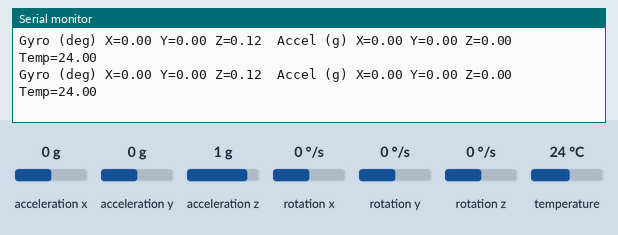
A sketch run on a simulated Arduino Uno, built with avr-gcc and run on an emulated ATmega328P. On the bench: the last lines printed to the serial monitor. Wiring (inferred from the names in the program): MPU-6050 motion sensor at I2C address 0x68. The test bench sets the inputs (shaded band); at power-on: acceleration x 0 g, acceleration y 0 g, acceleration z 1 g, rotation x 0 °/s, rotation y 0 °/s, rotation z 0 °/s, temperature 24 °C.

Above: at 1.2 s.
1.3 s: acceleration x set to -1.4 g
At 1.62 s:
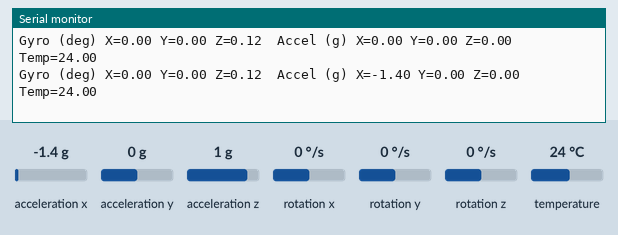
2.8 s: acceleration y set to -1.4 g
At 3.02 s:
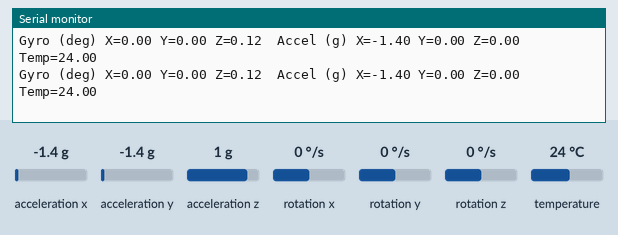
4.3 s: acceleration z set to -1.4 g
At 4.41 s:
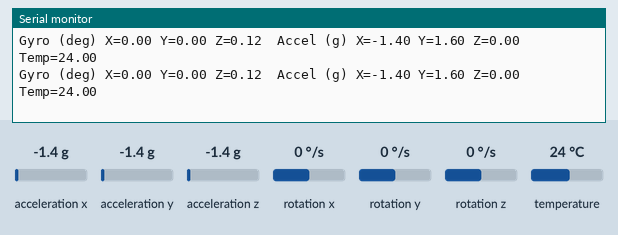
5.8 s: rotation x set to -192 °/s
At 5.8 s:
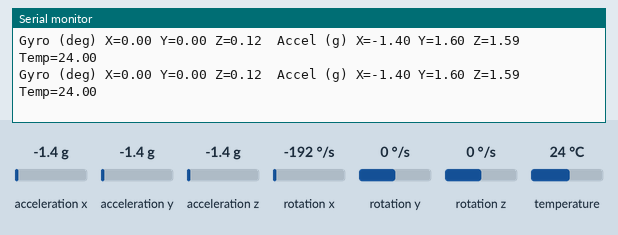
8.8 s: rotation y set to -192 °/s
At 8.96 s:
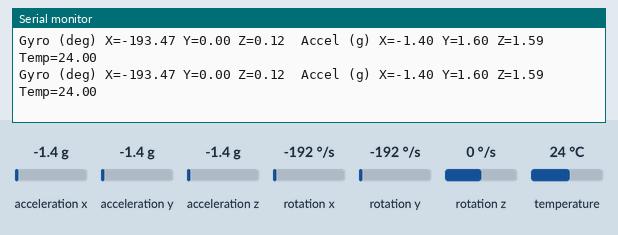
Timing chart, 0 to 11.3 s (numbered marks = the images above; inputs shaded):
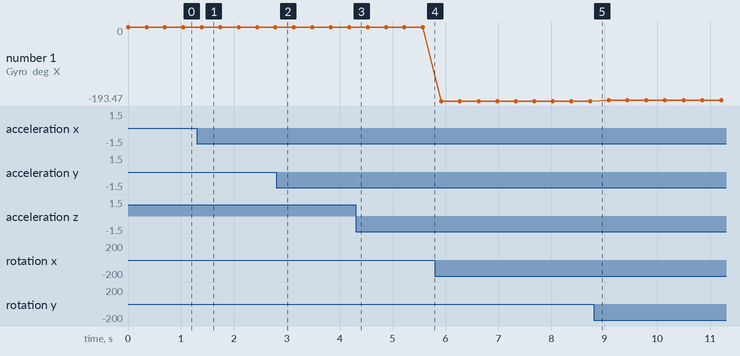

Measured:
- after the input at 1.3 s, the serial monitor: prints a new line after 0.09 s (image 1)
- plotted number 1: 0 → -193.47 after the input at 5.8 s, -193.47 → -192 after the input at 8.8 s

The sketch:

gyroscope.ino
```cpp
// (licence header left out)
/* ***********************************************************
 *                          Library                          *
 * ********************************************************* */
#include <Wire.h>

/* ***********************************************************
 *                      Global Constants                     *
 * ********************************************************* */
const int MPU_addr=0x68;               // I2C address of MPU-6050
  /* I2C address can be found in the datasheet Section 9.2 I2C Interface
     Depending if AD0 is set to HIGH or LOW results in different address:
        PIN        Binary    Hex    Dec
     | AD0 HIGH | b1101001 | 0x69 | 105 |
     | AD0 LOW  | b1101000 | 0x68 | 104 |
  */

/* ***********************************************************
 *                      Global Variables                     *
 * ********************************************************* */
// unsigned long = 32 bits
// unsigned int = 16 bits
int16_t AcX, AcY, AcZ;                 //accelerometer - force it to be a 16-bit integer
float gForceX, gForceY, gForceZ;
int AcRange = 0;                       //accelerometer Range at the cost of Sensitivity - see setupMPU
                                       //values 0, 1, 2, 3

int16_t GyX, GyY, GyZ;                 //gyroscope - force it to be a 16-bit integer
float rotX, rotY, rotZ;
int GyRange = 0;                       //gyroscope Range at the cost of Sensitivity - see setupMPU
                                       //values 0, 1, 2, 3

float Tmp;                             //temperature

int loopDelay = 333;

/* ***********************************************************
 *                         Void Setup                        *
 * ********************************************************* */
void setup() {
  Serial.begin(9600);
  Wire.begin();
  setupMPU();
}

/* ***********************************************************
 *                         Void Loop                         *
 * ********************************************************* */
void loop() {
  recordAccel();
  recordTemperature();
  recordGyro();
  printData();
  delay(loopDelay);
}

/* ***********************************************************
 *                         Functions                         *
 * ********************************************************* */

void setupMPU(){
  /* *********************************************************
     This function consists of three parts:
       Sets the MPU-6050 Power Management Device reset, sleep mode,
         cycle mode, and Temperature disable bits to zero
       Sets Accelerometer sensitivity
       Sets Gyroscope Sensitivity
     Could be called again if a change in sensitivty is desired
  */

  //Local Variable
  byte c;                              //byte should be a unsigned 8-bit value
  byte buffer[1];

  /* *********************
   *       PWR_MGMT_1    *
   ********************* */
  /* Power Management Section 4.28 in Register Map Datasheet.  Since the MPU-6050
     powers up in sleep mode, we'll need to wake it.
      Register  Bit7     Bit6   Bit5   Bit4   Bit3   Bit2  Bit1  Bit0
     |   6B   |Device | Sleep | Cycle |  -  | Temp  |    CLKSEL       |
     |        | Reset |       |       |     |Disable|  (clock source) |
     -->Page 9 (in section 4) see Note: The device will come up in sleep mode upon power-up.
  */
  readFrom(0x6B,1,buffer);
  c = buffer[1] & 0x07;                //Registry Value AND with 0b00000111 zeros bits 7,6,5,4 & 3
  writeTo(0x6B,c);                     //Then we set the bits to zero and keep the clock source bits the same
  //OR writeTo(0x6B,0);
  //Caution: this will also set the clock source to zero - which in this case is ok
  //  if you didn't want to change the clock source (example using an external clock)
  //  use a method like above.

  /* *********************
   *      GYRO_CONFIG    *
   ********************* */
  /* Gyroscope Configuration Section 4.4 in Register Map Datasheet
     full scale range: ±250, ±500, ±1000, ±2000°/sec
      Register  Bit7    Bit6    Bit5     Bit4   Bit3    Bit2  Bit1  Bit0
     |   1B   | XG_ST | YG_ST | ZG_ST |Full Scale Range|  -  |  -  |  -  |
     |        |       |       |       | Select FS_SEL  |     |     |     |
     (Setting XG_ST,TG_ST and ZG_ST to 1 will perform a self test)
     Section 4.19 Gyroscope Measurements:
      FS_SEL    Binary    Full Scale Range
     |   0   |      0  |     ±250°/sec     |
     |   1   |   1000  |     ±500°/sec     |
     |   2   |  10000  |    ±1000°/sec     |
     |   3   |  11000  |    ±2000°/sec     |
     -->Note: FS_SEL/360*60sec/min = RotationValue in RPM
        Sensitivity decreases with larger range.
  */
  switch (GyRange){                    //GyRange set in Global Variables above
     case 0:
       writeTo(0x1B,0x0);              //Set GYRO_CONFIG to FS_SEL ±250°/sec
       break;
     case 1:
       writeTo(0x1B,0x8);              //Set GYRO_CONFIG to FS_SEL ±500°/sec
       break;
     case 2:
       writeTo(0x1B,0x10);             //Set GYRO_CONFIG to FS_SEL ±1000°/sec
       break;
     case 3:
       writeTo(0x1B,0x18);             //Set GYRO_CONFIG to FS_SEL ±2000°/sec
       break;
     default:
       writeTo(0x1B,0x0);              //Set GYRO_CONFIG to FS_SEL ±250°/sec
  }

  /* *********************
   *     ACCEL_CONFIG    *
   ********************* */
  /* Accelerometer Configuration Section 4.5 in the Register Map datasheet
     full scale range: ±2g, ±4g, ±8g, and ±16g
     Register   Bit7    Bit6    Bit5     Bit4   Bit3    Bit2  Bit1  Bit0
     |   1C   | XA_ST | YA_ST | ZA_ST |Full Scale Range|  -  |  -  |  -  |
     |        |       |       |       | Select AFS_SEL |     |     |     |
     (Setting XA_ST,TA_ST and ZA_ST to 1 will perform a self test)
     Section 4.17
      AFS_SEL   Binary  Full Scale Range
     |   0   |      0  |     ±2g        |
     |   1   |   1000  |     ±4g        |
     |   2   |  10000  |     ±8g        |
     |   3   |  11000  |    ±16g        |
  */
  switch (AcRange) {                   //AcSensitivity set in Global Variables above
     case 0:
       writeTo(0x1C,0x0);              //Set ACCEL_CONFIG to AFS_SEL ±2g
       break;
     case 1:
       writeTo(0x1C,0x8);              //Set GYRO_CONFIG to AFS_SEL ±4g
       break;
     case 2:
       writeTo(0x1C,0x10);             //Set GYRO_CONFIG to AFS_SEL ±8g
       break;
     case 3:
       writeTo(0x1C,0x18);             //Set GYRO_CONFIG to AFS_SEL ±16g
       break;
     default:
       writeTo(0x1C,0x0);              //Set GYRO_CONFIG to AFS_SEL ±2g
  }
}

void writeTo(byte toAddress, byte value) {
  /* *********************************************************
    Generic Wire.write() registry byte routine
         toAddress - registry location value
             value - numeric byte value
  */
  Wire.beginTransmission(MPU_addr);    // This begins the I2C communication to the MPU
  Wire.write(toAddress);               // Access the register
  Wire.write(value);                   // Set the byte value to register above
  Wire.endTransmission(true);          // Close I2C communication
}

void readFrom(byte fromAddress, int num, byte results[]){
  /* *********************************************************
     Generic Wire.read() registry byte routine
       fromAddress - registry location value
               num - number of bytes
         results[] - array to store byte values
  */
  Wire.beginTransmission(MPU_addr);    //I2C address of the MPU
  Wire.write(fromAddress);             //Starting register for Readings
  Wire.endTransmission(false);         //This resent the request and holds the MPU for exclusive communication
  Wire.requestFrom(MPU_addr,num,true); //Request num Registers bytes and releases I2C
  int i = 0;
  while(Wire.available()) {
    results[i] = Wire.read();          //Stores values in buffer arrray
    i++;
  }
}

void recordAccel() {
  /* *********************************************************
      Section 4.17 Accelerometer Measurements Registers 3B - 40
      Note the values are broken up into High and Low bytes so we
      must store the first value and shift it 8 bits over and OR it
      with the second value to form the 16 bit value.
  */
  //Local Variable
  byte buffer[6];

  readFrom(0x3B,6,buffer);
  AcX = buffer[0]<<8|buffer[1];        //Store two bytes 0x3B (ACCEL_XOUT_H) & 0x3C (ACCEL_XOUT_L)
  //AcX = buffer[0]*256+buffer[1];     // OR you could also do this
  AcY = buffer[3]<<8|buffer[4];        //Store two bytes 0x3D (ACCEL_YOUT_H) & 0x3E (ACCEL_YOUT_L)
  AcZ = buffer[5]<<8|buffer[6];        //Store two bytes 0x3F (ACCEL_ZOUT_H) & 0x40 (ACCEL_ZOUT_L)

  processAccelData();
}

void processAccelData(){
  /* *********************************************************
     Section 4.17 Accelerometer Measurements
      AFS_SEL Binary Full Scale Range  LSB Sensitity
     |   0   |   0  |     ±2g        |  16384 LSB/g |
     |   1   |   1  |     ±4g        |   8192 LSB/g |
     |   2   |  10  |     ±8g        |   4096 LSB/g |
     |   3   |  11  |    ±16g        |   2048 LSB/g |
     --> g force in direction = AcX/LSB Sensitivity
  */
  //Local Variable
  float LSB;

  switch (AcRange){
     case 0:
       LSB = 16384.0;                  //AFS_SEL ±2g
       break;
     case 1:
       LSB = 8192.0;                   //AFS_SEL ±4g
       break;
     case 2:
       LSB = 4096.0;                   //AFS_SEL ±8g
       break;
     case 3:
       LSB = 2048.0;                   //AFS_SEL ±16g
       break;
     default:
       LSB = 16384.0;                  //AFS_SEL ±2g
  }
  gForceX = (float)(AcX) / LSB;
  gForceY = (float)(AcY) / LSB;
  gForceZ = (float)(AcZ) / LSB;
}

void recordTemperature() {
  /* *********************************************************
     Section 4.18 Temperature Measurement
     The scale factor and offset for the temperature sensor are found
     in the Electrical Specifications table (Section 6.3 of the
     MPU-6000/MPU-6050 Product Specification document).
       Range = -40 to +85
       Sensitivity = 340
       Temperature offset = -521 at 35°C            = B1111110111110111
         therfore:
           C = (RawData - offest)/340 = RawData/340 - offset/340
           offset = -521-(340*35) = -12412
           C = RawData/340 - (-12412)/340 = RawData/340 + 36.51  (that's funny, equation provided shows 36.53)
     Note: the measurement is stored as a signed 16-bit number
  */
  //Local Variable
  byte buffer[2];
  int rTmp;                            //Raw temperature Temperature number signed integer

  readFrom(0x41,2,buffer);
  rTmp=buffer[0]<<8|buffer[1];         //Stores two bytes 0x41 (TEMP_OUT_H) & 0x42 (TEMP_OUT_L)
  Tmp = (float)rTmp/340.00 + 36.53;    //equation for temperature in degrees C from datasheet
}

void recordGyro() {
  /* *********************************************************
      Section 4.19 Gyroscope Measurements  Registers 0x43 - 0x48
      Note the values are broken up into High and Low bytes so we
      must store the first value and shift it 8 bits over and OR it
      with the second value to form the 16 bit value.
  */
  //Local Variable
  byte buffer[6];

  readFrom(0x43,6,buffer);             //Request Gyro Registers (43 - 48)
  GyX = buffer[0]<<8|buffer[3];        //Store two bytes 0x43 (GYRO_XOUT_H) & 0x44 (GYRO_XOUT_L)
  GyY = buffer[3]<<8|buffer[4];        //Store two bytes 0x45 (GYRO_YOUT_H) & 0x46 (GYRO_YOUT_L)
  GyZ = buffer[5]<<8|buffer[6];        //Store two bytes 0x47 (GYRO_ZOUT_H) & 0x48 (GYRO_ZOUT_L)
  processGyroData();
}

void processGyroData() {
  /* *********************************************************
     Section 4.19 Gyroscope Measurements:
      FS_SEL Binary Full Scale Range  LSB Sensitity
     |   0   |   0  |     ±250°/s    | 131.0 LSB/°/s |
     |   1   |   1  |     ±500°/s    |  65.5 LSB/°/s |
     |   2   |  10  |    ±1000°/s    |  32.8 LSB/°/s |
     |   3   |  11  |    ±2000°/s    |  16.4 LSB/°/s |
     --> rotation force in direction = GyX/LSB Sensitivity
     Note that the measurement stored is a 16-bit 2's complement value
  */
  //Local Variable
  float LSB;

  switch (GyRange){
     case 0:
       LSB = 131.0;                    //FS_SEL ±250°/s
       break;
     case 1:
       LSB = 65.5;                     //FS_SEL ±500°/s
       break;
     case 2:
       LSB = 32.8;                     //FS_SEL ±1000°/s
       break;
     case 3:
       LSB = 16.4;                     //FS_SEL ±2000°/s
       break;
     default:
       LSB = 131.0;                    //FS_SEL ±250°/s
  }
  rotX = (float)(GyX) / LSB;
  rotY = (float)(GyY) / LSB;
  rotZ = (float)(GyZ) / LSB;
}

void printData() {
  /* *********************************************************
     Print the output to the serial monitor
  */
  Serial.print("Gyro (deg)");
  Serial.print(" X=");
  Serial.print(rotX);
  Serial.print(" Y=");
  Serial.print(rotY);
  Serial.print(" Z=");
  Serial.print(rotZ);
  Serial.print("\t");    // prints a tab
  Serial.print("Accel (g)");
  Serial.print(" X=");
  Serial.print(gForceX);
  Serial.print(" Y=");
  Serial.print(gForceY);
  Serial.print(" Z=");
  Serial.print(gForceZ);
  Serial.print("\t");    // prints a tab
  Serial.print(" Temp=");
  Serial.println(Tmp);
}
```
